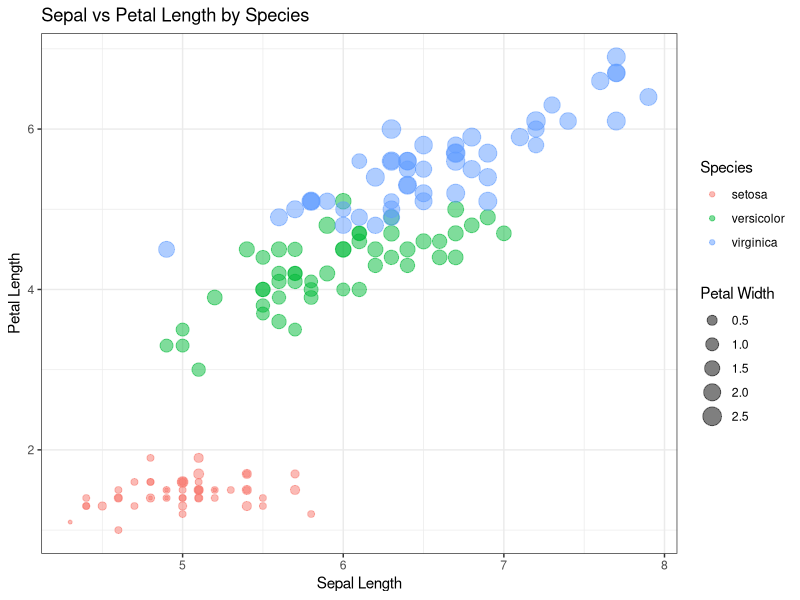

The R script that drew this image:
# =========================================================
# Exercise 2 – Aesthetic Mapping (Color + Size)
# Dataset: iris
#
# Visual idea:
# Colored clusters (3 species), bigger points = larger petals
#
# Tasks:
# 1. Create a scatter plot of Sepal.Length vs Petal.Length.
# 2. Color points by Species.
# 3. Map size to Petal.Width.
# 4. Adjust transparency (alpha).
# 5. Add labels and a title.
# =========================================================

library(tidyverse)

view(iris)

iris %>% 
  ggplot(aes(Sepal.Length, Petal.Length, 
             colour = Species,
             size = Petal.Width))+
  geom_point(alpha=0.5)+
  labs(title="Sepal vs Petal Length by Species",
       x="Sepal Length",
       y="Petal Length",
       color="Species",
       size="Petal Width")+
  theme_bw()
